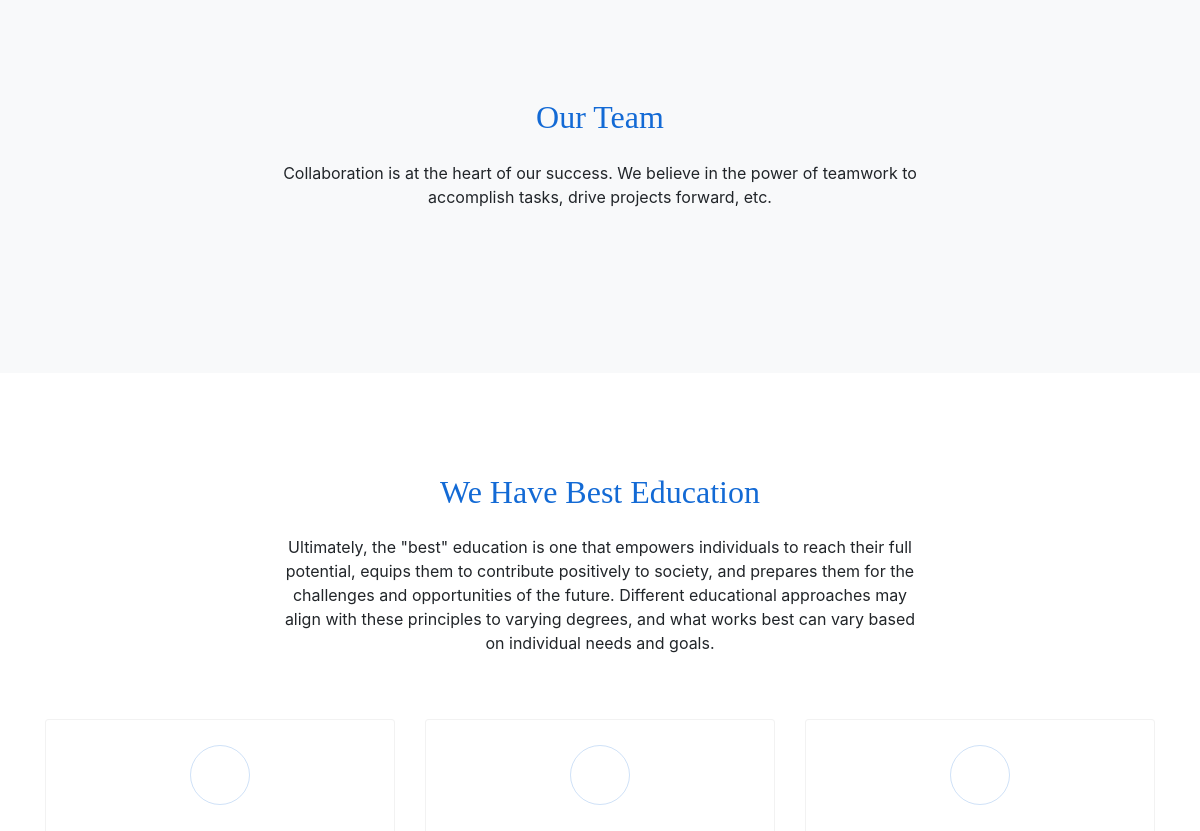
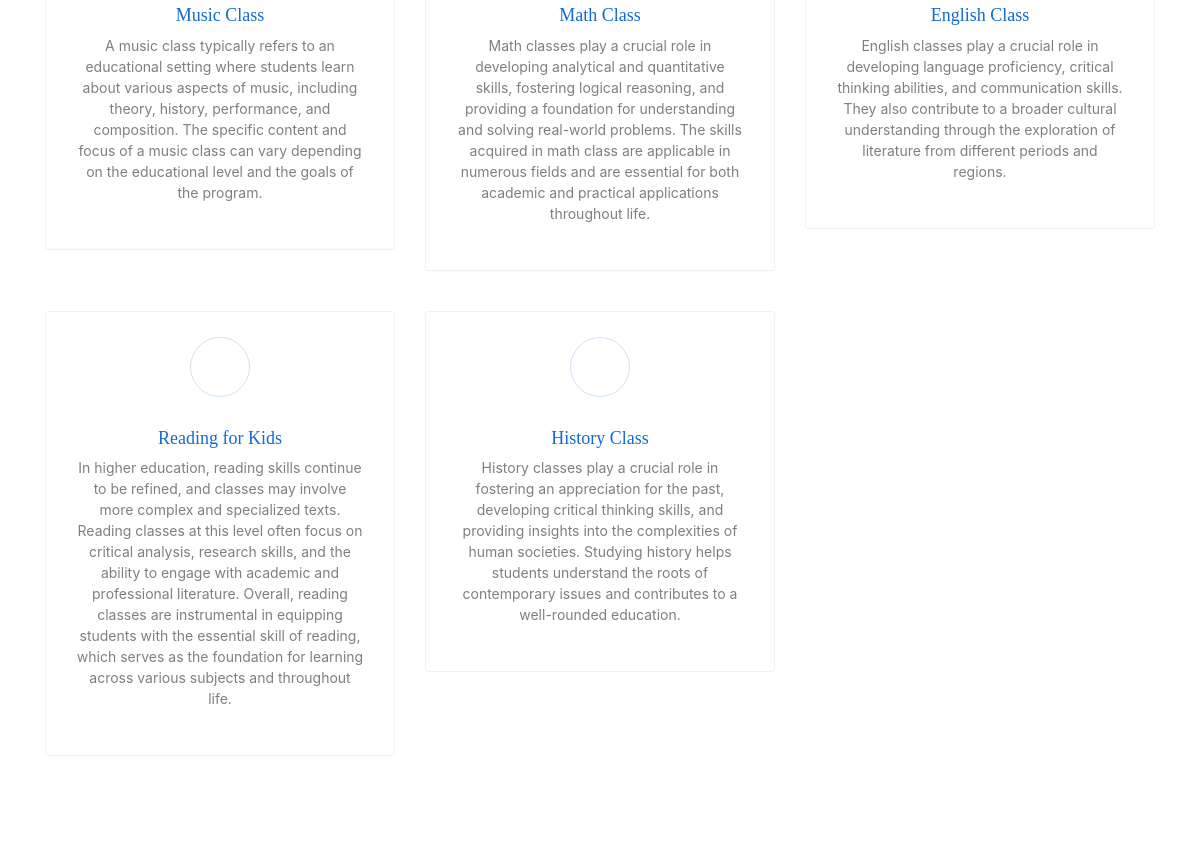
The app's page /about (middle part), older data (2 pictures, top to bottom).
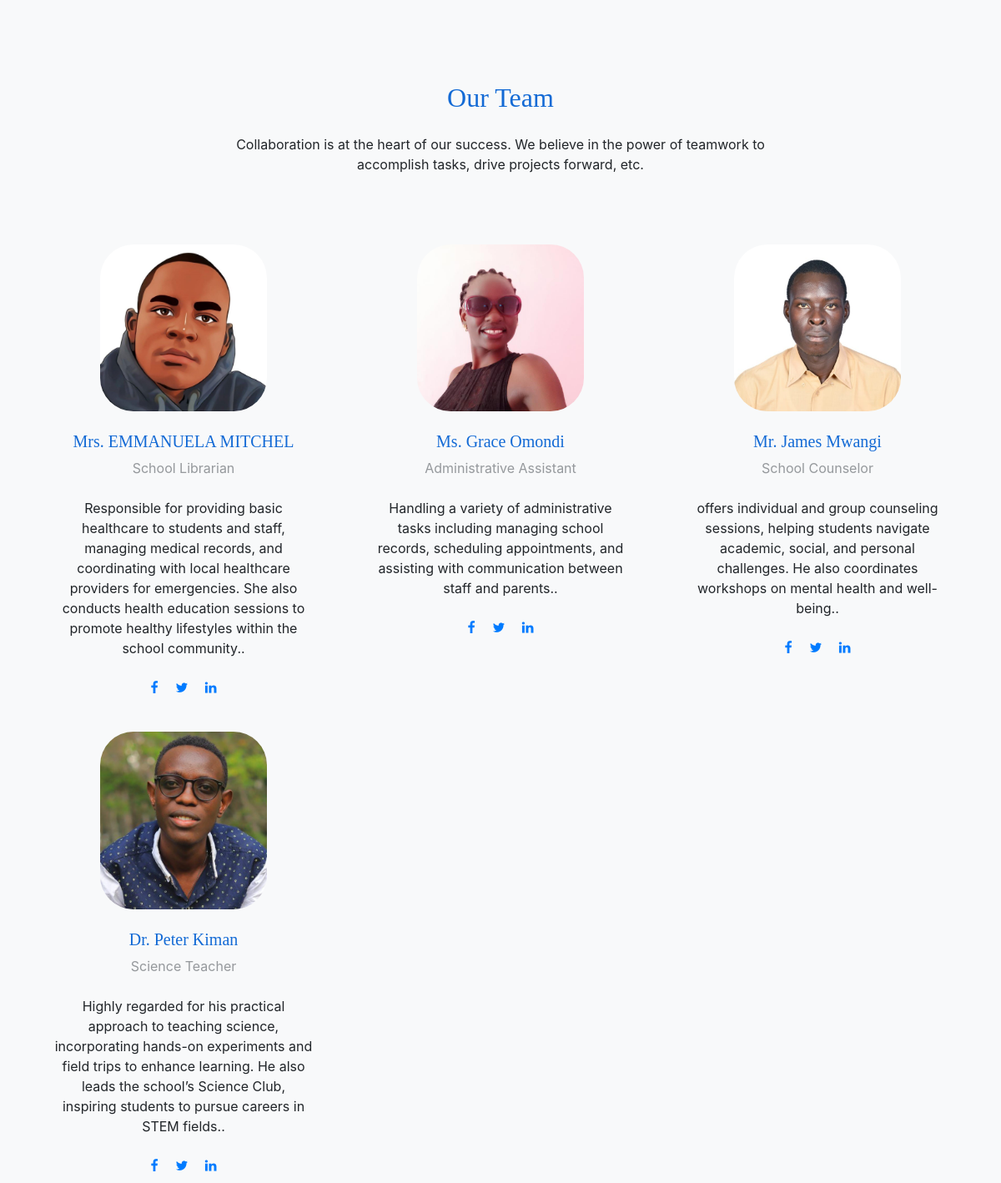
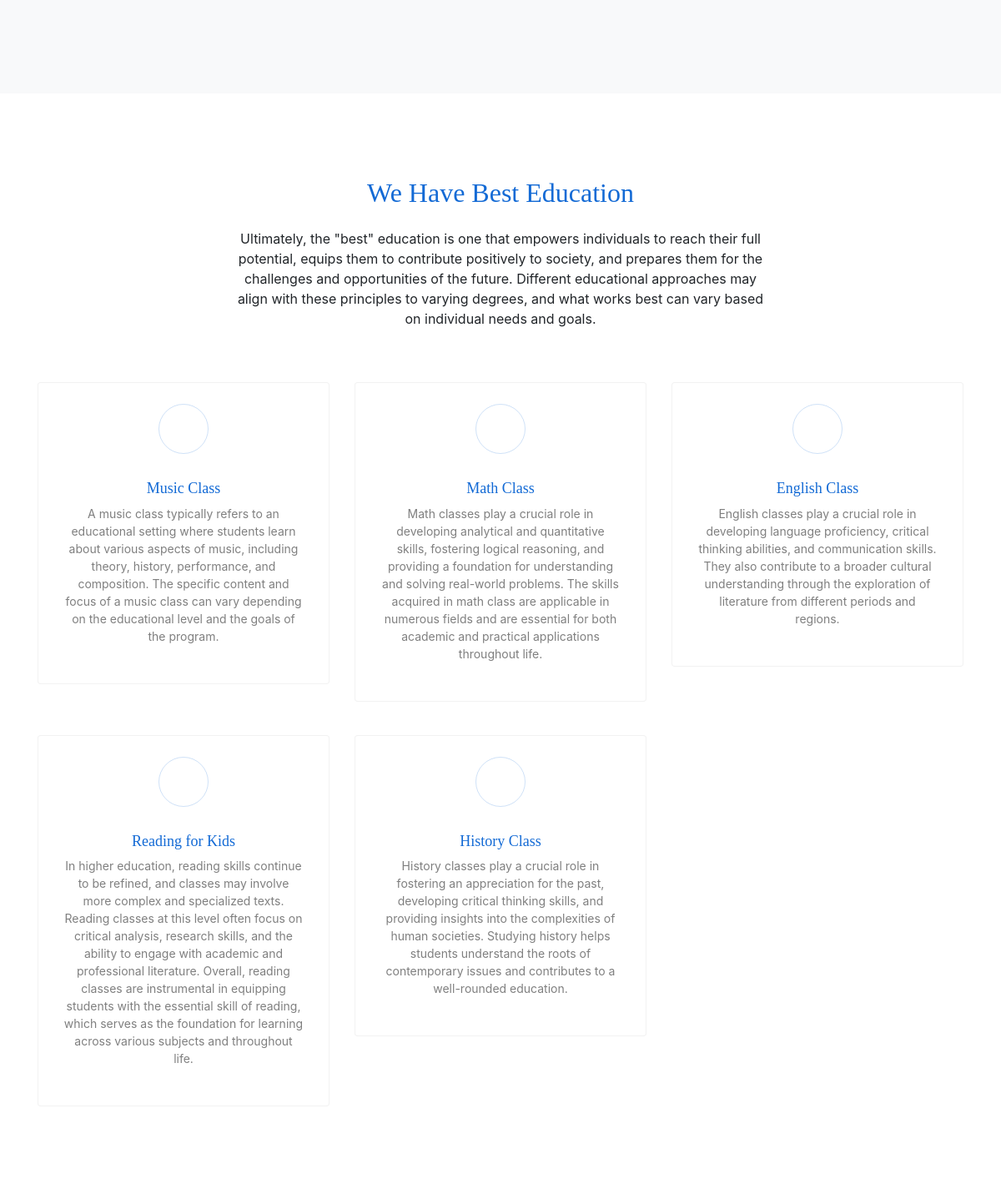
The same page, newer data (2 pictures, top to bottom).
### school/models.py (models this page shows, shortened)
class ourteam(models.Model):
    photo = models.ImageField(upload_to="upload/our team", default="upload/our team/team.png")
    name = models.CharField(max_length=30, blank=False, null=False)
    position = models.CharField(max_length=30, blank=False, null=True)
    description = models.CharField(max_length=500, blank=False, null=False)

### school/views.py (the view)
# urls.py: path('about', views.about),
def about(request):
    team = ourteam.objects.all()
    return render(request, 'about.html', {'navbar': 'about', 'team': team})

### school/templates/about.html (shortened to what this page needs)
{% extends 'layout.html' %}
{% load static %}
{% block body %}
    <br><br>
  <div class="untree_co-section bg-light">
    <div class="container">
      <div class="row justify-content-center mb-5">
        <div class="col-lg-7 text-center" data-aos="fade-up" data-aos-delay="0">
          <h2 class="line-bottom text-center mb-4">Our Team</h2>
          <p>Collaboration is at the heart of our success. We believe in the power of teamwork to accomplish tasks, drive projects forward, etc.</p>
        </div>
      </div>
      <div class="row"> {% for tm in team %}
        <div class="col-12 col-sm-6 col-md-6 mb-4 mb-lg-0 col-lg-4" data-aos="fade-up" data-aos-delay="0">
          <div class="staff text-center">
              <div class="mb-4"><img src="/media/{{ tm.photo }}" alt="Image" class="img-fluid"></div>
            <div class="staff-body">
              <h3 class="staff-name">{{ tm.name }}</h3>
              <span class="d-block position mb-4">{{ tm.position }}</span>
              <p class="mb-4">{{ tm.description }}.</p>
              <div class="social">
                <a href="https://www.facebook.com/" class="mx-2"><span class="icon-facebook"></span></a>
                <a href="https://twitter.com/" class="mx-2"><span class="icon-twitter"></span></a>
                <a href="https://linkedin.com/" class="mx-2"><span class="icon-linkedin"></span></a>
              </div>
            </div>
          </div>
        </div>{% endfor %}
      </div>
    </div>
  </div>
   <div class="untree_co-section">
    <div class="container">
      <div class="row justify-content-center mb-5">
        <div class="col-lg-7 text-center" data-aos="fade-up" data-aos-delay="0">
          <h2 class="line-bottom text-center mb-4">We Have Best Education</h2>
          <p>Ultimately, the "best" education is one that empowers individuals to reach their full potential, equips them to contribute positively to society, and prepares them for the challenges and opportunities of the future. Different educational approaches may align with these principles to varying degrees, and what works best can vary based on individual needs and goals.</p>
        </div>
      </div>
      <div class="row">
        <div class="col-6 col-sm-6 col-md-6 col-lg-4" data-aos="fade-up" data-aos-delay="100">
          <div class="feature">
            <span class="uil uil-music"></span>
            <h3>Music Class</h3>
            <p>
A music class typically refers to an educational setting where students learn about various aspects of music, including theory, history, performance, and composition.
            The specific content and focus of a music class can vary depending on the educational level and the goals of the program.</p>
          </div>
        </div>
        <div class="col-6 col-sm-6 col-md-6 col-lg-4" data-aos="fade-up" data-aos-delay="200">
          <div class="feature">
            <span class="uil uil-calculator-alt"></span>
            <h3>Math Class</h3>
            <p>Math classes play a crucial role in developing analytical and quantitative skills, fostering logical reasoning, and providing a foundation for understanding and solving real-world problems. The skills acquired in math class are applicable in numerous fields and are essential for both academic and practical applications throughout life.</p>
          </div>
        </div>
        <div class="col-6 col-sm-6 col-md-6 col-lg-4" data-aos="fade-up" data-aos-delay="300">
          <div class="feature">
            <span class="uil uil-book-open"></span>
            <h3>English Class</h3>
            <p>English classes play a crucial role in developing language proficiency, critical thinking abilities, and communication skills. They also contribute to a broader cultural understanding through the exploration of literature from different periods and regions.</p>
          </div>
        </div>
        <div class="col-6 col-sm-6 col-md-6 col-lg-4" data-aos="fade-up" data-aos-delay=100">
          <div class="feature">
            <span class="uil uil-book-alt"></span>
            <h3>Reading for Kids</h3>
            <p>In higher education, reading skills continue to be refined, and classes may involve more complex and specialized texts. Reading classes at this level often focus on critical analysis, research skills, and the ability to engage with academic and professional literature.
Overall, reading classes are instrumental in equipping students with the essential skill of reading, which serves as the foundation for learning across various subjects and throughout life.</p>
          </div>
        </div>
        <div class="col-6 col-sm-6 col-md-6 col-lg-4" data-aos="fade-up" data-aos-delay="200">
          <div class="feature">
            <span class="uil uil-history"></span>
            <h3>History Class</h3>
            <p> History classes play a crucial role in fostering an appreciation for the past, developing critical thinking skills, and providing insights into the complexities of human societies. Studying history helps students understand the roots of contemporary issues and contributes to a well-rounded education.</p>
          </div>
        </div>
      </div>
    </div>
  </div>
  </body>
  </html>
{% endblock %}

### school/templates/layout.html (shortened to what this page needs)
{% load static %}
<!doctype html>
<html lang="en">
<head>
  <link rel="stylesheet" href="https://unicons.iconscout.com/release/v4.0.0/css/line.css">
 <link rel="stylesheet" href="{% static 'css/bootstrap.min.css' %}">
     <link rel="stylesheet" href="{% static 'css/animate.min.css' %}">
     <link rel="stylesheet" href="{% static 'css/owl.carousel.min.css' %}">
     <link rel="stylesheet" href="{% static 'css/owl.theme.default.min.css' %}">
     <link rel="stylesheet" href="{% static 'css/jquery.fancybox.min.css' %}">
     <link rel="stylesheet" href="{% static 'fonts/icomoon/style.css' %}">
     <link rel="stylesheet" href="{% static 'fonts/flaticon/font/flaticon.css' %}">
     <link rel="stylesheet" href="{% static 'css/aos.css' %}">
     <link rel="stylesheet" href="{% static 'css/style.css' %}">
 <link href="https://maxcdn.bootstrapcdn.com/bootstrap/4.5.2/css/bootstrap.min.css" rel="stylesheet">
</head>
<body>
{% block body %}
{% load static %}
{% endblock %}

### school/static/css/style.css (style rules this page uses)
body { font-family: "Inter", sans-serif; line-height: 1.6; background-color: #ffffff; overflow-x: hidden; font-size: 16px; color: #666; }
body:before { content: ""; position: fixed; top: 0; left: 0; z-index: 99; right: 0; bottom: 0; background: rgba(0, 0, 0, 0.2); opacity: 0; visibility: hidden; -webkit-transition: .3s all ease; -o-transition: .3s all ease; transition: .3s all ease; }
a { color: #136ad5; -webkit-transition: .3s all ease; -o-transition: .3s all ease; transition: .3s all ease; }
h1, .h1, h2, .h2, h3, .h3, h4, .h4 { font-family: "Display Playfair", serif; color: #black; }
.untree_co-section { padding: 100px 0; position: relative; }
.feature { margin-bottom: 40px; border: 1px solid rgba(0, 0, 0, 0.05); background: #ffffff; padding: 30px; border-radius: 4px; text-align: center; }
.feature [class^="flaticon-"], .feature [class^="icon-"], .feature [class^="uil uil-"] { position: relative; margin-bottom: 30px; font-size: 30px; color: #136ad5; width: 50px; height: 50px; line-height: 50px; display: inline-block; border-radius: 50%; text-align: center; }
.feature [class^="flaticon-"]:after, .feature [class^="icon-"]:after, .feature [class^="uil uil-"]:after { content: ""; position: absolute; width: 60px; height: 60px; left: -5px; top: -5px; border-radius: 50%; border: 1px solid rgba(19, 106, 213, 0.2); }
.feature h3 { font-size: 18px; color: #136ad5; }
.feature p { font-size: 14px; color: rgba(0, 0, 0, 0.5) !important; }
.line-bottom { position: relative; padding-bottom: 0px; color: #136ad5; }
.line-bottom:before { display: none; content: ""; position: absolute; width: 40px; height: 3px; background: #ec661f; bottom: 0; }
.line-bottom.text-center:before { left: 50%; -webkit-transform: translateX(-50%); -ms-transform: translateX(-50%); transform: translateX(-50%); }
.staff { padding: 20px; }
.staff img { border-radius: 40px; width: 200px; }
.staff h3 { font-size: 20px; color: #136ad5; }
.staff .position { color: rgba(52, 58, 64, 0.5); }

Row changes from the older to the newer data that the page shows:
added ourteam: photo (picture), name "Mrs. EMMANUELA MITCHEL", position "School Librarian", description "Responsible for providing basic healthcare to students and staff, managing medical records, and coordinating with local healthcare providers for emergencies. She also conducts health education sessions to promote healthy lifestyles within the school community."
added ourteam: photo (picture), name "Ms. Grace Omondi", position "Administrative Assistant", description "Handling a variety of administrative tasks including managing school records, scheduling appointments, and assisting with communication between staff and parents."
added ourteam: photo (picture), name "Mr. James Mwangi", position "School Counselor", description "offers individual and group counseling sessions, helping students navigate academic, social, and personal challenges. He also coordinates workshops on mental health and well-being."
added ourteam: photo (picture), name "Dr. Peter Kiman", position "Science Teacher", description "Highly regarded for his practical approach to teaching science, incorporating hands-on experiments and field trips to enhance learning. He also leads the school’s Science Club, inspiring students to pursue careers in STEM fields."
